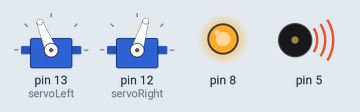
This sketch was run on a simulated Arduino Uno, built with avr-gcc and run on an emulated ATmega328P. Shown: 2 × servo, output pins drawn as LEDs (lit = HIGH), buzzer (waves = sounding).

Above: at 0.05 s.
At 6.05 s:
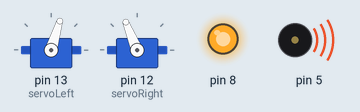
At 11.95 s:
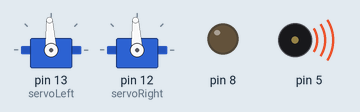
Timing chart, 0 to 15.6 s (numbered marks = the images above):
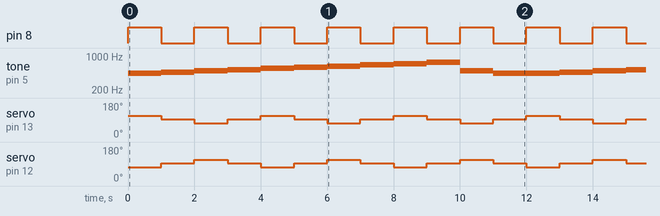

The sketch:

scale.ino
```cpp
#include <Servo.h>
Servo servoLeft;
Servo servoRight;

void setup() {
  // put your setup code here, to run once:
  pinMode(8, OUTPUT);
  servoLeft.attach(13);
  servoRight.attach(12);
  servoLeft.writeMicroseconds(1500);
  servoRight.writeMicroseconds(1500);
}

void loop() {
  // put your main code here, to run repeatedly:
// Move wheels forward, then stop
  tone(5, 440, 1000000);
  digitalWrite(8, HIGH);
  servoLeft.writeMicroseconds(1700);
  servoRight.writeMicroseconds(1300);
  delay(1000);

  tone(5, 466, 1000000);
  digitalWrite(8, LOW);
  servoLeft.writeMicroseconds(1500);
  servoRight.writeMicroseconds(1500);
  delay(1000);

  tone(5, 494, 1000000);
  digitalWrite(8, HIGH);
  // Move wheels backward, then stop
  servoLeft.writeMicroseconds(1300);
  servoRight.writeMicroseconds(1700);
  delay(1000);

  tone(5, 523, 1000000);
  digitalWrite(8, LOW);
  servoLeft.writeMicroseconds(1500);
  servoRight.writeMicroseconds(1500);
  delay(1000);

   tone(5, 554, 1000000);
  digitalWrite(8, HIGH);
  servoLeft.writeMicroseconds(1700);
  servoRight.writeMicroseconds(1300);
  delay(1000);

  tone(5, 587, 1000000);
  digitalWrite(8, LOW);
  servoLeft.writeMicroseconds(1500);
  servoRight.writeMicroseconds(1500);
  delay(1000);

  tone(5, 622, 1000000);
  digitalWrite(8, HIGH);
  // Move wheels backward, then stop
  servoLeft.writeMicroseconds(1300);
  servoRight.writeMicroseconds(1700);
  delay(1000);

  tone(5, 659, 1000000);
  digitalWrite(8, LOW);
  servoLeft.writeMicroseconds(1500);
  servoRight.writeMicroseconds(1500);
  delay(1000);

   tone(5, 698, 1000000);
  digitalWrite(8, HIGH);
  servoLeft.writeMicroseconds(1700);
  servoRight.writeMicroseconds(1300);
  delay(1000);

  tone(5, 740, 1000000);
  digitalWrite(8, LOW);
  servoLeft.writeMicroseconds(1500);
  servoRight.writeMicroseconds(1500);
  delay(1000);

  tone(5, 494, 1000000);
  digitalWrite(8, HIGH);
  // Move wheels backward, then stop
  servoLeft.writeMicroseconds(1300);
  servoRight.writeMicroseconds(1700);
  delay(1000);

  tone(5, 440, 1000000);
  digitalWrite(8, LOW);
  servoLeft.writeMicroseconds(1500);
  servoRight.writeMicroseconds(1500);
  delay(1000);
}
```

Measured:
- by itself, pin 8: alternates HIGH for 1.0 s and LOW for 1.0 s
- by itself, servo on pin 13 (servoLeft): repeats every 4.0 s: 73° 1.0 s, 93° 1.0 s, 112° 1.0 s, 93° 1.0 s
- by itself, servo on pin 12 (servoRight): repeats every 4.0 s: 112° 1.0 s, 93° 1.0 s, 73° 1.0 s, 93° 1.0 s
- by itself, tone on pin 5: repeats every 12.0 s: 466 Hz 1.0 s, 494 Hz 1.0 s, 523 Hz 1.0 s, 554 Hz 1.0 s, 587 Hz 1.0 s, 622 Hz 1.0 s, 659 Hz 1.0 s, 698 Hz 1.0 s, 740 Hz 1.0 s, 494 Hz 1.0 s, 440 Hz 2.0 s
